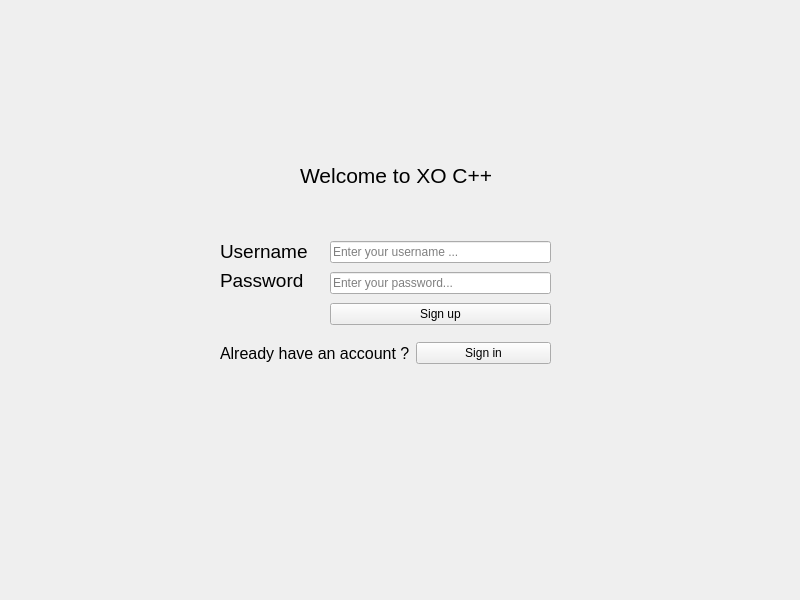
<?xml version="1.0" encoding="UTF-8"?>
<ui version="4.0">
 <class>SignUp</class>
 <widget class="QWidget" name="SignUp">
  <property name="geometry">
   <rect>
    <x>0</x>
    <y>0</y>
    <width>800</width>
    <height>600</height>
   </rect>
  </property>
  <property name="windowTitle">
   <string>Form</string>
  </property>
  <widget class="QLabel" name="label">
   <property name="geometry">
    <rect>
     <x>300</x>
     <y>160</y>
     <width>192</width>
     <height>31</height>
    </rect>
   </property>
   <property name="font">
    <font>
     <pointsize>16</pointsize>
    </font>
   </property>
   <property name="text">
    <string>Welcome to XO C++</string>
   </property>
  </widget>
  <widget class="QWidget" name="layoutWidget">
   <property name="geometry">
    <rect>
     <x>220</x>
     <y>340</y>
     <width>331</width>
     <height>27</height>
    </rect>
   </property>
   <layout class="QHBoxLayout" name="horizontalLayout">
    <item>
     <widget class="QLabel" name="label_7">
      <property name="font">
       <font>
        <pointsize>12</pointsize>
       </font>
      </property>
      <property name="text">
       <string>Already have an account ?</string>
      </property>
     </widget>
    </item>
    <item>
     <widget class="QPushButton" name="sign_in_btn">
      <property name="text">
       <string>Sign in</string>
      </property>
     </widget>
    </item>
   </layout>
  </widget>
  <widget class="QWidget" name="layoutWidget">
   <property name="geometry">
    <rect>
     <x>220</x>
     <y>240</y>
     <width>89</width>
     <height>52</height>
    </rect>
   </property>
   <layout class="QVBoxLayout" name="verticalLayout_2">
    <item>
     <widget class="QLabel" name="label_6">
      <property name="font">
       <font>
        <pointsize>14</pointsize>
       </font>
      </property>
      <property name="text">
       <string>Username</string>
      </property>
     </widget>
    </item>
    <item>
     <widget class="QLabel" name="label_5">
      <property name="font">
       <font>
        <pointsize>14</pointsize>
       </font>
      </property>
      <property name="text">
       <string>Password</string>
      </property>
     </widget>
    </item>
   </layout>
  </widget>
  <widget class="QWidget" name="layoutWidget">
   <property name="geometry">
    <rect>
     <x>330</x>
     <y>238</y>
     <width>221</width>
     <height>91</height>
    </rect>
   </property>
   <layout class="QVBoxLayout" name="verticalLayout">
    <item>
     <widget class="QLineEdit" name="username_text">
      <property name="placeholderText">
       <string>Enter your username ...</string>
      </property>
     </widget>
    </item>
    <item>
     <widget class="QLineEdit" name="password_text">
      <property name="accessibleName">
       <string/>
      </property>
      <property name="placeholderText">
       <string>Enter your password...</string>
      </property>
      <property name="clearButtonEnabled">
       <bool>false</bool>
      </property>
     </widget>
    </item>
    <item>
     <widget class="QPushButton" name="sign_up">
      <property name="text">
       <string>Sign up</string>
      </property>
     </widget>
    </item>
   </layout>
  </widget>
 </widget>
 <resources/>
 <connections/>
</ui>
